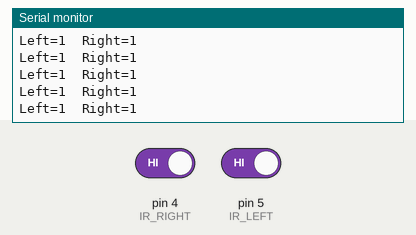
Recording of a sketch running on a simulated Arduino Uno, built with avr-gcc and run on an emulated ATmega328P. Parts: the last lines printed to the serial monitor. The inputs (shaded band) are chosen by the test bench; at power-on: pin 4 (IR_RIGHT) HIGH, pin 5 (IR_LEFT) HIGH.

Above: at 1.2 s.
1.3 s: pin 4 (IR_RIGHT) driven LOW
At 1.59 s:
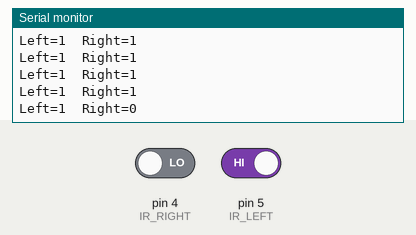
2.8 s: pin 5 (IR_LEFT) driven LOW
At 3.0 s:
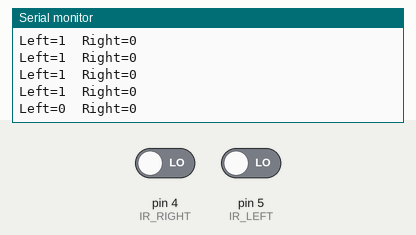
4.3 s: pin 4 (IR_RIGHT) driven HIGH
At 4.6 s:
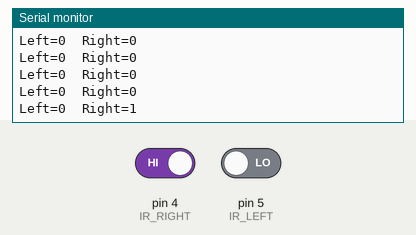

Measured:
- after the input at 1.3 s, the serial monitor: prints a new line after 0.14 s (image 1)
- after the input at 2.8 s, the serial monitor: prints a new line at once (image 2)
- after the input at 4.3 s, the serial monitor: prints a new line after 0.14 s (image 3)

The sketch:

IR_Test.ino
```cpp
#define IR_LEFT   5
#define IR_RIGHT  4

void setup() {
  pinMode(IR_LEFT, INPUT);
  pinMode(IR_RIGHT, INPUT);
  Serial.begin(9600);
  Serial.println(F("IR Test — move sensors over line and white surface"));
  Serial.println(F("Format: Left=1/0  Right=1/0"));
}

void loop() {
  int left  = digitalRead(IR_LEFT);
  int right = digitalRead(IR_RIGHT);

  Serial.print(F("Left="));
  Serial.print(left);
  Serial.print(F("  Right="));
  Serial.println(right);

  delay(200);
}
```
